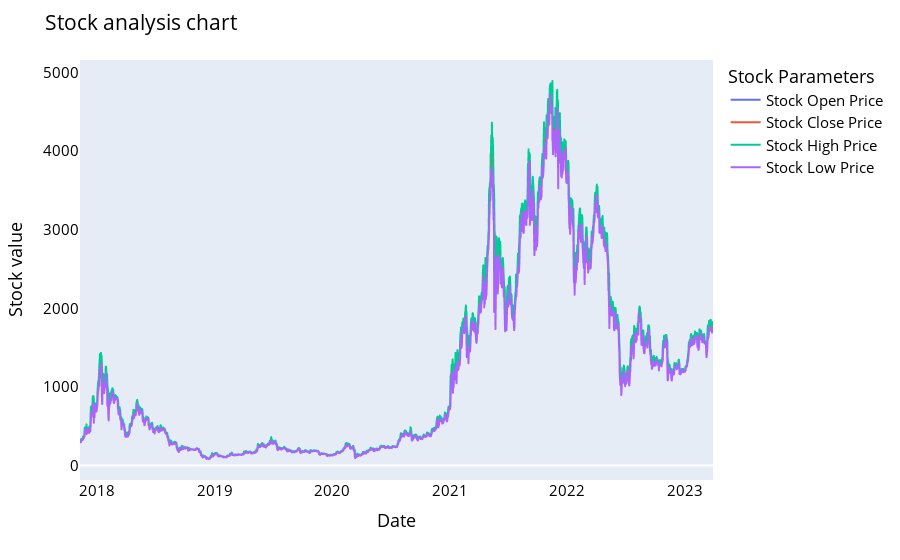

Notebook source saved alongside this figure:
### Code cell
names = cycle(['Stock Open Price','Stock Close Price','Stock High Price','Stock Low Price'])

fig = px.line(y_overall, x=y_overall.Date, y=[y_overall['Open'], y_overall['Close'], 
                                          y_overall['High'], y_overall['Low']],
             labels={'Date': 'Date','value':'Stock value'})
fig.update_layout(title_text='Stock analysis chart', font_size=15, font_color='black',legend_title_text='Stock Parameters')
fig.for_each_trace(lambda t:  t.update(name = next(names)))
fig.update_xaxes(showgrid=False)
fig.update_yaxes(showgrid=False)

fig.show()

### Figure 1 — Plotly figure (JSON) as saved in the notebook; plotly's stock layout.template omitted (floating-point values rounded to 4 significant figures; data arrays with more than 128 entries replaced by an {"elided": "..."} marker saying what was removed)
{"data": [{"hovertemplate": "variable=Open<br>Date=%{x}<br>Stock value=%{y}<extra></extra>", "legendgroup": "Open", "line": {"color": "#636efa", "dash": "solid"}, "marker": {"symbol": "circle"}, "mode": "lines", "name": "Stock Open Price", "showlegend": true, "type": "scattergl", "x": {"elided": "1968 str values"}, "xaxis": "x", "y": {"elided": "1968 float values"}, "yaxis": "y"}, {"hovertemplate": "variable=Close<br>Date=%{x}<br>Stock value=%{y}<extra></extra>", "legendgroup": "Close", "line": {"color": "#EF553B", "dash": "solid"}, "marker": {"symbol": "circle"}, "mode": "lines", "name": "Stock Close Price", "showlegend": true, "type": "scattergl", "x": {"elided": "1968 str values"}, "xaxis": "x", "y": {"elided": "1968 float values"}, "yaxis": "y"}, {"hovertemplate": "variable=High<br>Date=%{x}<br>Stock value=%{y}<extra></extra>", "legendgroup": "High", "line": {"color": "#00cc96", "dash": "solid"}, "marker": {"symbol": "circle"}, "mode": "lines", "name": "Stock High Price", "showlegend": true, "type": "scattergl", "x": {"elided": "1968 str values"}, "xaxis": "x", "y": {"elided": "1968 float values"}, "yaxis": "y"}, {"hovertemplate": "variable=Low<br>Date=%{x}<br>Stock value=%{y}<extra></extra>", "legendgroup": "Low", "line": {"color": "#ab63fa", "dash": "solid"}, "marker": {"symbol": "circle"}, "mode": "lines", "name": "Stock Low Price", "showlegend": true, "type": "scattergl", "x": {"elided": "1968 str values"}, "xaxis": "x", "y": {"elided": "1968 float values"}, "yaxis": "y"}], "layout": {"font": {"color": "black", "size": 15}, "legend": {"title": {"text": "Stock Parameters"}, "tracegroupgap": 0}, "margin": {"t": 60}, "title": {"text": "Stock analysis chart"}, "xaxis": {"anchor": "y", "domain": [0, 1], "showgrid": false, "title": {"text": "Date"}}, "yaxis": {"anchor": "x", "domain": [0, 1], "showgrid": false, "title": {"text": "Stock value"}}}}
